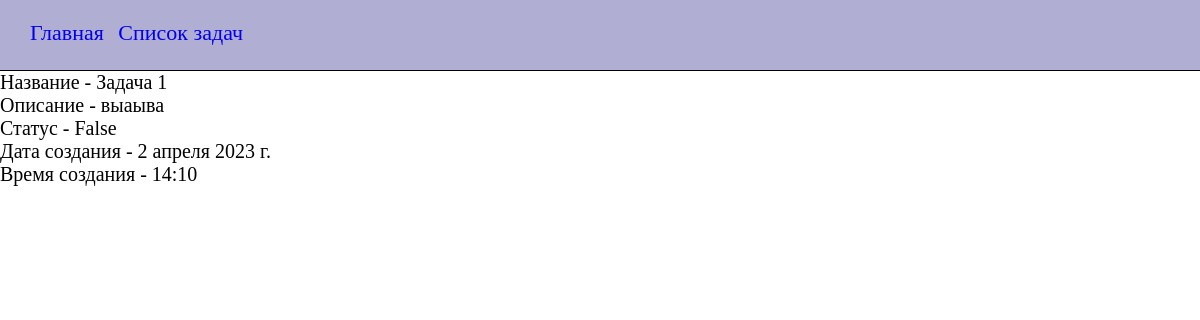
/detail_task/17, run on the app's committed database.
### todo/models.py (models this page shows)
class ToDo(models.Model):
    title = models.CharField(max_length=155, verbose_name='Задание')
    description = models.TextField(verbose_name='Описание')
    status = models.BooleanField(default=False, verbose_name='Статус')
    date = models.DateField(auto_now_add=True, verbose_name='Дата создания')
    time = models.TimeField(auto_now_add=True, verbose_name='Время добавления')

### todo/views.py (the view)
# urls.py: path('detail_task/<int:pk>', DetailToDoView.as_view()),
class DetailToDoView(DetailView):
    model = ToDo
    template_name = 'todo/detail_info.html'
    context_object_name = 'task'

### todo/templates/todo/detail_info.html (shortened to what this page needs)
{% extends 'base.html' %}
{% load static %}
{% block css_add %}
    <link rel="stylesheet" href="{% static 'todo/css/detail_info.css' %}">
{% endblock %}
{% block content %}
    {% include 'includes/navbar.html' %}
        <div class="detail__info">
          <ul class="li__style">
            <li>Название - {{ task.title }}</li>
            <li>Описание - {{ task.description }}</li>
            <li>Статус - {{ task.status }}</li>
            <li>Дата создания - {{ task.date }}</li>
            <li>Время создания - {{ task.time }}</li>
          </ul>
        </div>
{% endblock %}

### static/css/main.css (style rules this page uses)
* { margin: 0; padding: 0; }

### todo/static/todo/css/detail_info.css (style rules this page uses)
.li__style li { list-style-type: none; font-size: 20px; }

### data on the page
ToDo: title "Задача 1", description "выаыва", status "False", date "2 апреля 2023 г.", time "14:10"
